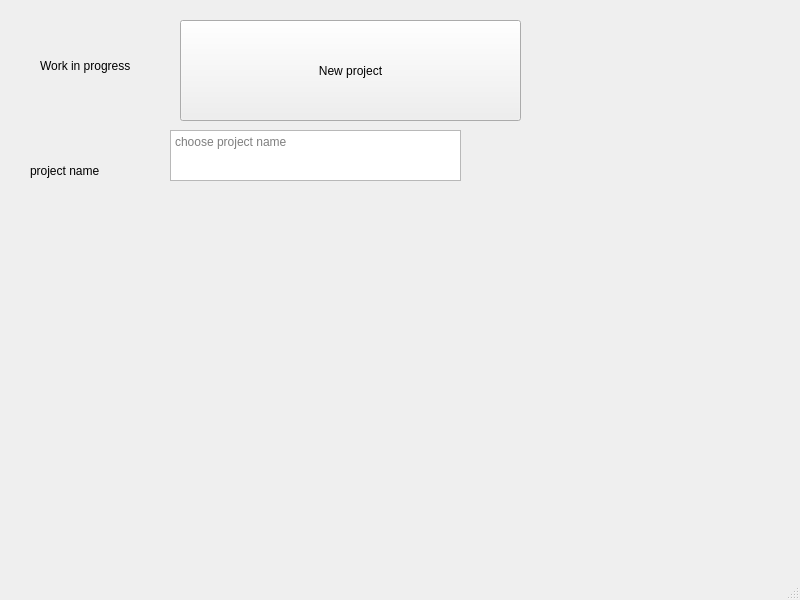
<?xml version="1.0" encoding="UTF-8"?>
<ui version="4.0">
 <class>MainWindow</class>
 <widget class="QMainWindow" name="MainWindow">
  <property name="geometry">
   <rect>
    <x>0</x>
    <y>0</y>
    <width>800</width>
    <height>600</height>
   </rect>
  </property>
  <property name="windowTitle">
   <string>MainWindow</string>
  </property>
  <widget class="QWidget" name="centralwidget">
   <widget class="QLabel" name="label">
    <property name="geometry">
     <rect>
      <x>40</x>
      <y>20</y>
      <width>171</width>
      <height>91</height>
     </rect>
    </property>
    <property name="text">
     <string>Work in progress</string>
    </property>
   </widget>
   <widget class="QPushButton" name="btnNewProject">
    <property name="geometry">
     <rect>
      <x>180</x>
      <y>20</y>
      <width>341</width>
      <height>101</height>
     </rect>
    </property>
    <property name="text">
     <string>New project</string>
    </property>
   </widget>
   <widget class="QTextEdit" name="editNewProjectName">
    <property name="geometry">
     <rect>
      <x>170</x>
      <y>130</y>
      <width>291</width>
      <height>51</height>
     </rect>
    </property>
    <property name="placeholderText">
     <string>choose project name</string>
    </property>
   </widget>
   <widget class="QLabel" name="label_2">
    <property name="geometry">
     <rect>
      <x>30</x>
      <y>150</y>
      <width>111</width>
      <height>41</height>
     </rect>
    </property>
    <property name="text">
     <string>project name</string>
    </property>
   </widget>
  </widget>
  <widget class="QMenuBar" name="menubar">
   <property name="geometry">
    <rect>
     <x>0</x>
     <y>0</y>
     <width>800</width>
     <height>25</height>
    </rect>
   </property>
  </widget>
  <widget class="QStatusBar" name="statusbar"/>
 </widget>
 <resources/>
 <connections/>
</ui>
